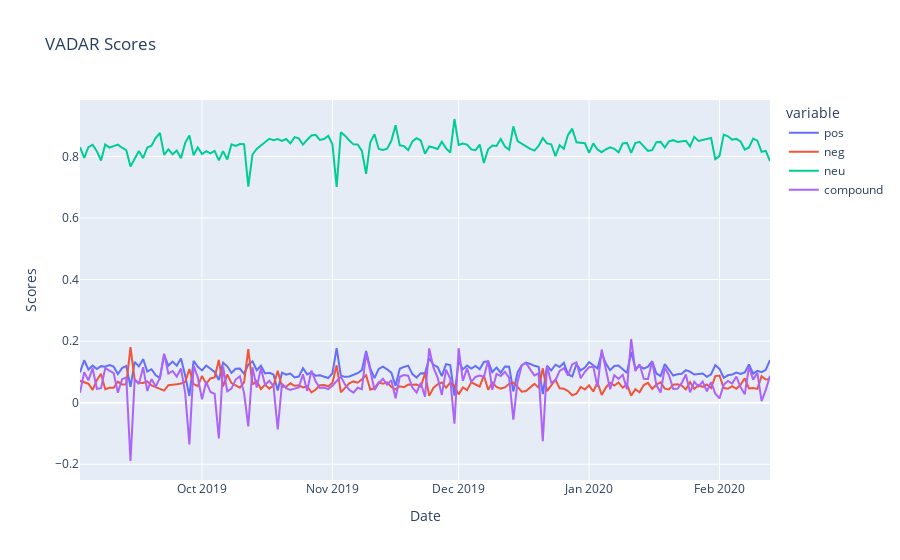

The cell this chart's notebook holds for it:
### Code cell
fig1 = ms3.plot(x='date',y=['pos','neg','neu','compound'],title='VADAR Scores', kind='line')
fig1.update_yaxes(title_text='Scores')
fig1.update_xaxes(title_text='Date')
fig1

### Figure 1 — Plotly figure (JSON) as saved in the notebook; plotly's stock layout.template omitted (floating-point values rounded to 4 significant figures; data arrays with more than 128 entries replaced by an {"elided": "..."} marker saying what was removed)
{"data": [{"hovertemplate": "variable=pos<br>date=%{x}<br>value=%{y}<extra></extra>", "legendgroup": "pos", "line": {"color": "#636efa", "dash": "solid"}, "mode": "lines", "name": "pos", "orientation": "v", "showlegend": true, "type": "scatter", "x": {"elided": "165 str values"}, "xaxis": "x", "y": {"elided": "165 float values"}, "yaxis": "y"}, {"hovertemplate": "variable=neg<br>date=%{x}<br>value=%{y}<extra></extra>", "legendgroup": "neg", "line": {"color": "#EF553B", "dash": "solid"}, "mode": "lines", "name": "neg", "orientation": "v", "showlegend": true, "type": "scatter", "x": {"elided": "165 str values"}, "xaxis": "x", "y": {"elided": "165 float values"}, "yaxis": "y"}, {"hovertemplate": "variable=neu<br>date=%{x}<br>value=%{y}<extra></extra>", "legendgroup": "neu", "line": {"color": "#00cc96", "dash": "solid"}, "mode": "lines", "name": "neu", "orientation": "v", "showlegend": true, "type": "scatter", "x": {"elided": "165 str values"}, "xaxis": "x", "y": {"elided": "165 float values"}, "yaxis": "y"}, {"hovertemplate": "variable=compound<br>date=%{x}<br>value=%{y}<extra></extra>", "legendgroup": "compound", "line": {"color": "#ab63fa", "dash": "solid"}, "mode": "lines", "name": "compound", "orientation": "v", "showlegend": true, "type": "scatter", "x": {"elided": "165 str values"}, "xaxis": "x", "y": {"elided": "165 float values"}, "yaxis": "y"}], "layout": {"legend": {"title": {"text": "variable"}, "tracegroupgap": 0}, "title": {"text": "VADAR Scores"}, "xaxis": {"anchor": "y", "domain": [0, 1], "title": {"text": "Date"}}, "yaxis": {"anchor": "x", "domain": [0, 1], "title": {"text": "Scores"}}}}
